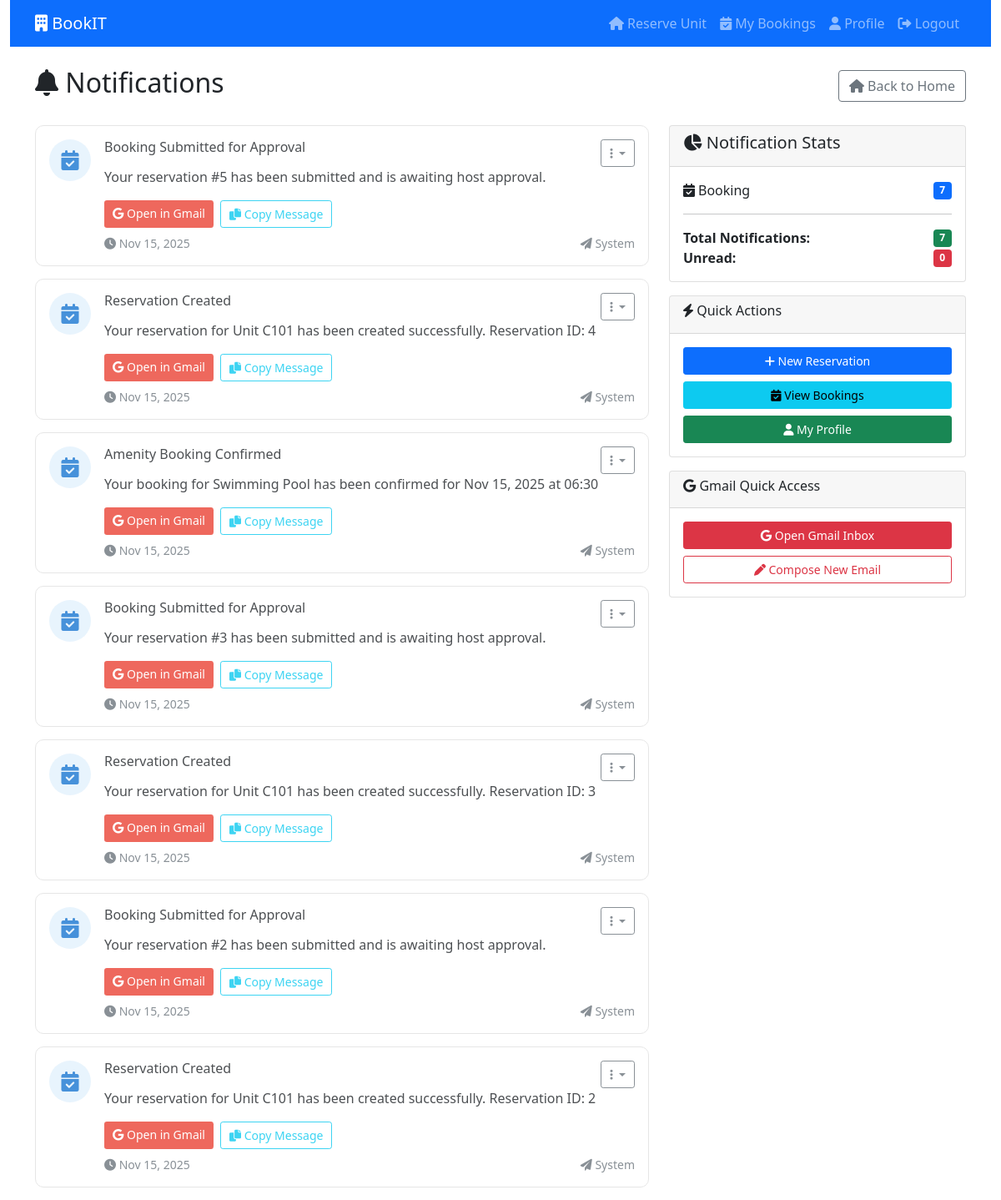
The page /modules/notifications.php (signed in) on the database its author committed.
### tables this page shows
CREATE TABLE IF NOT EXISTS `notifications` (
  `notification_id` int NOT NULL AUTO_INCREMENT,
  `user_id` int NOT NULL,
  `title` varchar(200) NOT NULL,
  `message` text NOT NULL,
  `type` enum('booking','payment','reminder','system') NOT NULL,
  `is_read` tinyint(1) DEFAULT '0',
  `sent_via` enum('email','sms','system') NOT NULL,
  `created_at` timestamp NULL DEFAULT CURRENT_TIMESTAMP,
  PRIMARY KEY (`notification_id`),
  KEY `user_id` (`user_id`)
);

### includes/functions.php (called while the page is built, shortened)
<?php
    function formatDate($date) {
        return date('M d, Y', strtotime($date));
    }
?>

### modules/notifications.php (the view, shortened to what this page needs)
<?php
include '../includes/functions.php';
$notifications = mysqli_query($conn, "SELECT * FROM notifications WHERE user_id = " . $_SESSION['user_id'] . " ORDER BY created_at DESC LIMIT 50");
$unreadCount = mysqli_fetch_assoc(mysqli_query($conn, "SELECT COUNT(*) as count FROM notifications WHERE user_id = " . $_SESSION['user_id'] . " AND is_read = 0"));
function createGmailUrl($subject, $message, $recipient = '') {
    $gmail_url = "https://mail.google.com/mail/?view=cm&fs=1" .
                 "&su=" . urlencode($subject) .
                 "&body=" . urlencode($message);
    if (!empty($recipient)) {
        $gmail_url .= "&to=" . urlencode($recipient);
    }
    return $gmail_url;
}
?>
<!DOCTYPE html>
<html lang="en">
<head>
    <link href="https://cdn.jsdelivr.net/npm/bootstrap@5.1.3/dist/css/bootstrap.min.css" rel="stylesheet">
    <link href="https://cdnjs.cloudflare.com/ajax/libs/font-awesome/6.0.0/css/all.min.css" rel="stylesheet">
    <link rel="stylesheet" href="../assets/css/modules/notifications.css">
</head>
<body>
    <div class="container-fluid">
        <nav class="navbar navbar-expand-lg navbar-dark bg-primary">
            <div class="container">
                <a class="navbar-brand" href="../public/index.php">
                    <i class="fas fa-building"></i> BookIT
                </a>
                <div class="navbar-nav ms-auto">
                    <?php if ($_SESSION['role'] == 'admin'): ?>
                                <a class="nav-link" href="<?php echo SITE_URL; ?>/admin/admin_dashboard.php">
                            <i class="fas fa-tachometer-alt"></i> Admin Dashboard
                        </a>
                    <?php elseif ($_SESSION['role'] == 'manager'): ?>
                        <a class="nav-link" href="../manager/manager_dashboard.php">
                            <i class="fas fa-tachometer-alt"></i> Manager Dashboard
                        </a>
                    <?php else: ?>
                        <a class="nav-link" href="../renter/reserve_unit.php">
                            <i class="fas fa-home"></i> Reserve Unit
                        </a>
                        <a class="nav-link" href="../renter/my_bookings.php">
                            <i class="fas fa-calendar-check"></i> My Bookings
                        </a>
                    <?php endif; ?>
                    <a class="nav-link" href="../renter/profile.php">
                        <i class="fas fa-user"></i> Profile
                    </a>
                    <a class="nav-link" href="../public/logout.php">
                        <i class="fas fa-sign-out-alt"></i> Logout
                    </a>
                </div>
            </div>
        </nav>
        <div class="container mt-4">
            <div class="d-flex justify-content-between align-items-center mb-4">
                <h2>
                    <i class="fas fa-bell"></i> Notifications
                </h2>
                <div class="d-flex gap-2">
                    <a href="../public/index.php" class="btn btn-outline-secondary">
                        <i class="fas fa-home"></i> Back to Home
                    </a>
                </div>
            </div>
            <?php if (mysqli_num_rows($notifications) > 0): ?>
                <div class="row">
                    <div class="col-md-8">
                        <?php while ($notification = mysqli_fetch_assoc($notifications)):
                            $gmail_url = createGmailUrl(
                                $notification['title'],
                                $notification['message'],
                                $_SESSION['email']
                            );
                        ?>
                            <div class="card notification-card <?php echo $notification['is_read'] ? 'read' : 'unread'; ?>">
                                <div class="card-body">
                                    <div class="d-flex align-items-start">
                                        <div class="notification-icon icon-<?php echo $notification['type']; ?> me-3">
                                            <?php
                                            $icons = [
                                                'booking' => 'fas fa-calendar-check',
                                                'payment' => 'fas fa-credit-card',
                                                'reminder' => 'fas fa-clock',
                                                'system' => 'fas fa-cog',
                                                'alert' => 'fas fa-exclamation-triangle'
                                            ];
                                            $icon = $icons[$notification['type']] ?? 'fas fa-bell';
                                            echo '<i class="' . $icon . '"></i>';
                                            ?>
                                        </div>
                                        <div class="flex-grow-1">
                                            <div class="d-flex justify-content-between align-items-start">
                                                <h6 class="card-title mb-1">
                                                    <?php echo htmlspecialchars($notification['title']); ?>
                                                </h6>
                                                <div class="dropdown">
                                                    <button class="btn btn-sm btn-outline-secondary dropdown-toggle"
                                                            type="button" data-bs-toggle="dropdown">
                                                        <i class="fas fa-ellipsis-v"></i>
                                                    </button>
                                                </div>
                                            </div>
                                            <p class="card-text"><?php echo htmlspecialchars($notification['message']); ?></p>
                                            <div class="action-buttons">
                                                <a href="<?php echo $gmail_url; ?>"
                                                   target="_blank"
                                                   class="btn gmail-btn btn-sm"
                                                   onclick="markAsReadOnGmail(<?php echo $notification['notification_id']; ?>)">
                                                    <i class="fab fa-google"></i> Open in Gmail
                                                </a>
                                                <button class="btn btn-outline-info btn-sm"
                                                        onclick="copyToClipboard('<?php echo addslashes($notification['message']); ?>')">
                                                    <i class="fas fa-copy"></i> Copy Message
                                                </button>
                                            </div>
                                            <div class="d-flex justify-content-between align-items-center mt-2">
                                                <small class="text-muted">
                                                    <i class="fas fa-clock"></i> <?php echo formatDate($notification['created_at']); ?>
                                                </small>
                                                <small class="text-muted">
                                                    <i class="fas fa-paper-plane"></i> <?php echo ucfirst($notification['sent_via']); ?>
                                                </small>
                                            </div>
                                        </div>
                                    </div>
                                </div>
                            </div>
                        <?php endwhile; ?>
                    </div>
                    <div class="col-md-4">
                        <div class="card">
                            <div class="card-header">
                                <h5><i class="fas fa-chart-pie"></i> Notification Stats</h5>
                            </div>
                            <div class="card-body">
                                <?php
                                $stats = mysqli_query($conn, "
                                    SELECT type, COUNT(*) as count
                                    FROM notifications
                                    WHERE user_id = " . $_SESSION['user_id'] . "
                                    GROUP BY type
                                ");
                                ?>
                                <?php while ($stat = mysqli_fetch_assoc($stats)): ?>
                                    <div class="d-flex justify-content-between align-items-center mb-2">
                                        <span>
                                            <?php
                                            $icon = $icons[$stat['type']] ?? 'fas fa-bell';
                                            echo '<i class="' . $icon . ' me-1"></i>';
                                            echo ucfirst($stat['type']);
                                            ?>
                                        </span>
                                        <span class="badge bg-primary"><?php echo $stat['count']; ?></span>
                                    </div>
                                <?php endwhile; ?>
                                <hr>
                                <div class="d-flex justify-content-between align-items-center">
                                    <span><strong>Total Notifications:</strong></span>
                                    <span class="badge bg-success"><?php echo mysqli_num_rows($notifications); ?></span>
                                </div>
                                <div class="d-flex justify-content-between align-items-center">
                                    <span><strong>Unread:</strong></span>
                                    <span class="badge bg-danger"><?php echo $unreadCount['count']; ?></span>
                                </div>
                            </div>
                        </div>
                        <div class="card mt-3">
                            <div class="card-header">
                                <h6><i class="fas fa-bolt"></i> Quick Actions</h6>
                            </div>
                            <div class="card-body">
                                <?php if ($_SESSION['role'] == 'renter'): ?>
                                    <a href="../renter/reserve_unit.php" class="btn btn-primary btn-sm w-100 mb-2">
                                        <i class="fas fa-plus"></i> New Reservation
                                    </a>
                                    <a href="../renter/my_bookings.php" class="btn btn-info btn-sm w-100 mb-2">
                                        <i class="fas fa-calendar-check"></i> View Bookings
                                    </a>
                                    <a href="../renter/profile.php" class="btn btn-success btn-sm w-100">
                                        <i class="fas fa-user"></i> My Profile
                                    </a>
                                <?php endif; ?>
                            </div>
                        </div>
                        <div class="card mt-3">
                            <div class="card-header">
                                <h6><i class="fab fa-google"></i> Gmail Quick Access</h6>
                            </div>
                            <div class="card-body">
                                <a href="https://mail.google.com/mail/u/0/#inbox" target="_blank" class="btn btn-danger btn-sm w-100 mb-2">
                                    <i class="fab fa-google"></i> Open Gmail Inbox
                                </a>
                                <a href="https://mail.google.com/mail/u/0/#compose" target="_blank" class="btn btn-outline-danger btn-sm w-100">
                                    <i class="fas fa-pen"></i> Compose New Email
                                </a>
                            </div>
                        </div>
                    </div>
                </div>
            <?php endif; ?>
        </div>
    </div>
</body>
</html>

### assets/css/modules/notifications.css (style rules this page uses)
.notification-card { border: 1px solid #e0e0e0; border-radius: 10px; margin-bottom: 15px; transition: all 0.3s ease; }
.notification-card.read { opacity: 0.8; }
.notification-icon { font-size: 1.5rem; padding: 10px; border-radius: 50%; width: 50px; height: 50px; display: flex; align-items: center; justify-content: center; }
.icon-booking { background: #e3f2fd; color: #1976d2; }
.gmail-btn { background: #ea4335; color: white; border: none; }
.action-buttons { display: flex; gap: 8px; flex-wrap: wrap; margin-top: 10px; }
.btn-sm { padding: 5px 10px; font-size: 0.875rem; }

### rows shown on the page
notifications: title "Booking Submitted for Approval", message "Your reservation #5 has been submitted and is awaiting host approval.", created_at "Nov 15, 2025", sent_via "System"
notifications: title "Reservation Created", message "Your reservation for Unit C101 has been created successfully. Reservation ID: 4", created_at "Nov 15, 2025", sent_via "System"
notifications: title "Amenity Booking Confirmed", message "Your booking for Swimming Pool has been confirmed for Nov 15, 2025 at 06:30", created_at "Nov 15, 2025", sent_via "System"
notifications: title "Booking Submitted for Approval", message "Your reservation #3 has been submitted and is awaiting host approval.", created_at "Nov 15, 2025", sent_via "System"
notifications: title "Reservation Created", message "Your reservation for Unit C101 has been created successfully. Reservation ID: 3", created_at "Nov 15, 2025", sent_via "System"
notifications: title "Booking Submitted for Approval", message "Your reservation #2 has been submitted and is awaiting host approval.", created_at "Nov 15, 2025", sent_via "System"
notifications: title "Reservation Created", message "Your reservation for Unit C101 has been created successfully. Reservation ID: 2", created_at "Nov 15, 2025", sent_via "System"

### other values the page prints
$stat['type'] "Booking"
$stat['count'] "7"
mysqli_num_rows($notifications) "7"
$unreadCount['count'] "0"
